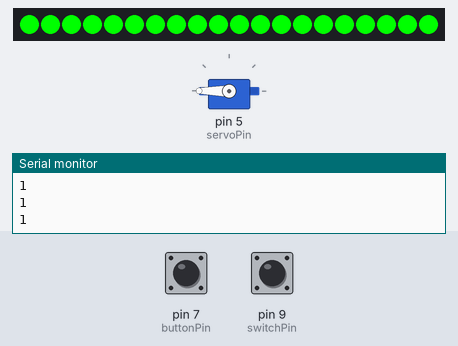
A sketch run on a simulated Arduino Uno, built with avr-gcc and run on an emulated ATmega328P. Shown: servo, 20 RGB LEDs in strip order, left to right, the last lines printed to the serial monitor. The test bench sets the inputs (shaded band); at power-on: pin 9 (switchPin) HIGH, pin 7 (buttonPin) HIGH. Dim RGB values are drawn brighter than linear.

Above: at 1.9 s.
2.0 s: pin 9 (switchPin) pulled LOW for 0.15 s
At 2.07 s:
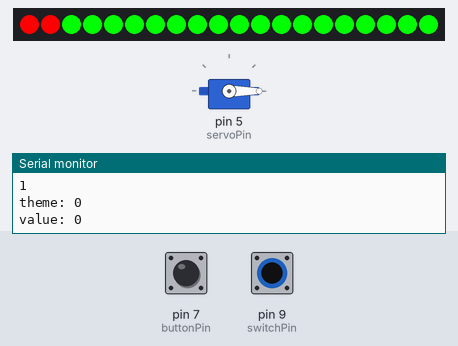
2.7 s: pin 7 (buttonPin) pulled LOW for 1 s
At 3.5 s:
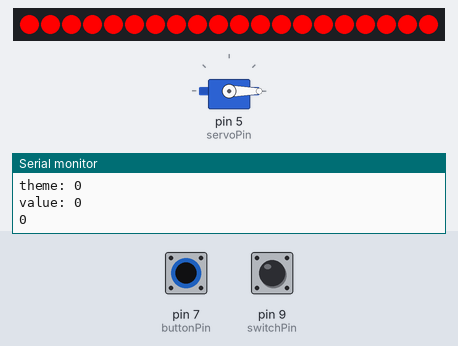
4.3 s: pin 7 (buttonPin) pulled LOW for 3.2 s
At 7.51 s:
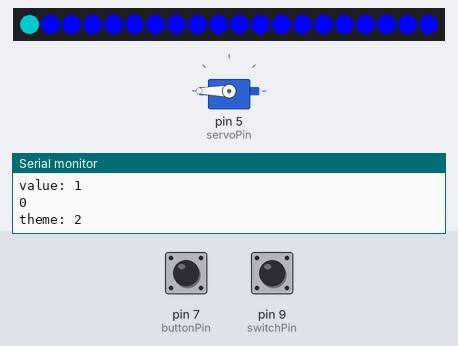
8.1 s: pin 7 (buttonPin) pulled LOW for 1 s
At 9.11 s:
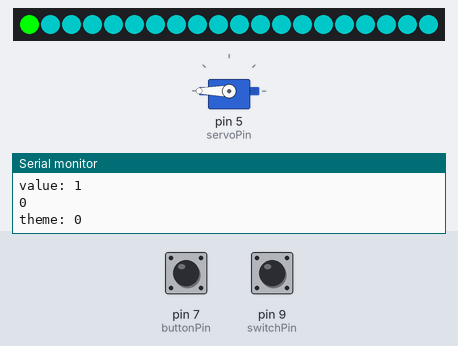
9.7 s: pin 7 (buttonPin) pulled LOW for 3.2 s
At 12.96 s:
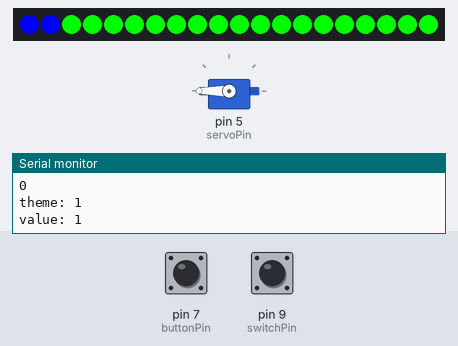
13.5 s: pin 9 (switchPin) pulled LOW for 1 s
At 14.93 s:
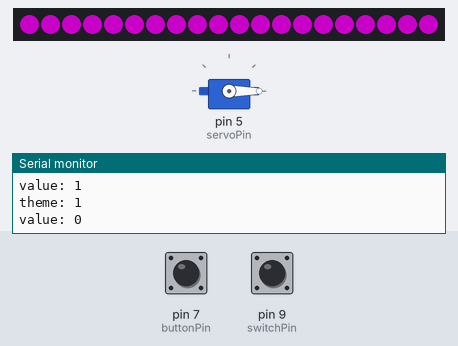
Timing chart, 0 to 16.1 s (numbered marks = the images above; inputs shaded):
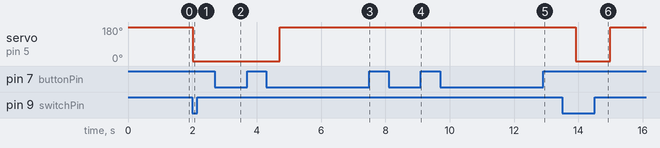

The sketch:

OpenClosed.ino
```cpp
#include <Servo.h>
#include <PololuLedStrip.h>

#define ledCount 20

#define ledPin 3
#define servoPin 5
#define buttonPin 7
#define switchPin 9

Servo servo;
PololuLedStrip<ledPin> ledStrip;
rgb_color ledColors[ledCount];
rgb_color themeColors[2][3] =
{
  {rgb_color(255, 0, 0), rgb_color(100, 0, 100), rgb_color(0, 0, 255)},
  {rgb_color(0, 255, 0), rgb_color(0, 0, 255), rgb_color(0, 100, 100)}
};

int theme = 0;
int maxTheme = 3;
byte oldSwitchValue = NULL;

void setup()
{
  Serial.begin(9600);
  servo.attach(servoPin);
  pinMode(buttonPin, INPUT_PULLUP);
  pinMode(switchPin, INPUT);
}

void loop()
{
  byte buttonValue = digitalRead(buttonPin);
  Serial.println(buttonValue);
  if (buttonValue == 0) {
    while (digitalRead(buttonPin) != 1);
    theme++;
    if (theme >= maxTheme) {
      theme = 0;
    }
    drawColor(oldSwitchValue);
  }
  byte switchValue = digitalRead(switchPin);
  if (switchValue != oldSwitchValue) {
    servo.write(switchValue * 180);
    drawColor(switchValue);
    oldSwitchValue = switchValue;
  }
  delay(50);
}

void drawColor(int value) {
  Serial.print("theme: "); Serial.println(theme);
  Serial.print("value: "); Serial.println(value);
  for (uint16_t i = 0; i < ledCount; i++) {
    ledColors[i] = themeColors[value][theme];
    ledStrip.write(ledColors, ledCount);
    delay(50);
  }
}
```

Measured:
- after the input at 2.0 s, servo on pin 5 (servoPin): 180° → 0° at once; the LEDs: first change at once (image 1 shows a later state)
- after the input at 2.7 s, servo on pin 5 (servoPin): stays 0° (without the input it goes to 180° after 0.38 s)
- after the input at 4.3 s, the LEDs: first differ from a run without the input after 3.2 s (image 3)
- after the input at 8.1 s, the LEDs: first differ from a run without the input after 1.0 s (image 4)
- after the input at 9.7 s, the LEDs: first differ from a run without the input after 3.2 s (image 5 shows a later state)
- after the input at 13.5 s, servo on pin 5 (servoPin): 180° → 0° after 0.42 s, → 180° 1.1 s later; the LEDs: first differ from a run without the input after 0.42 s (image 6 shows a later state)
